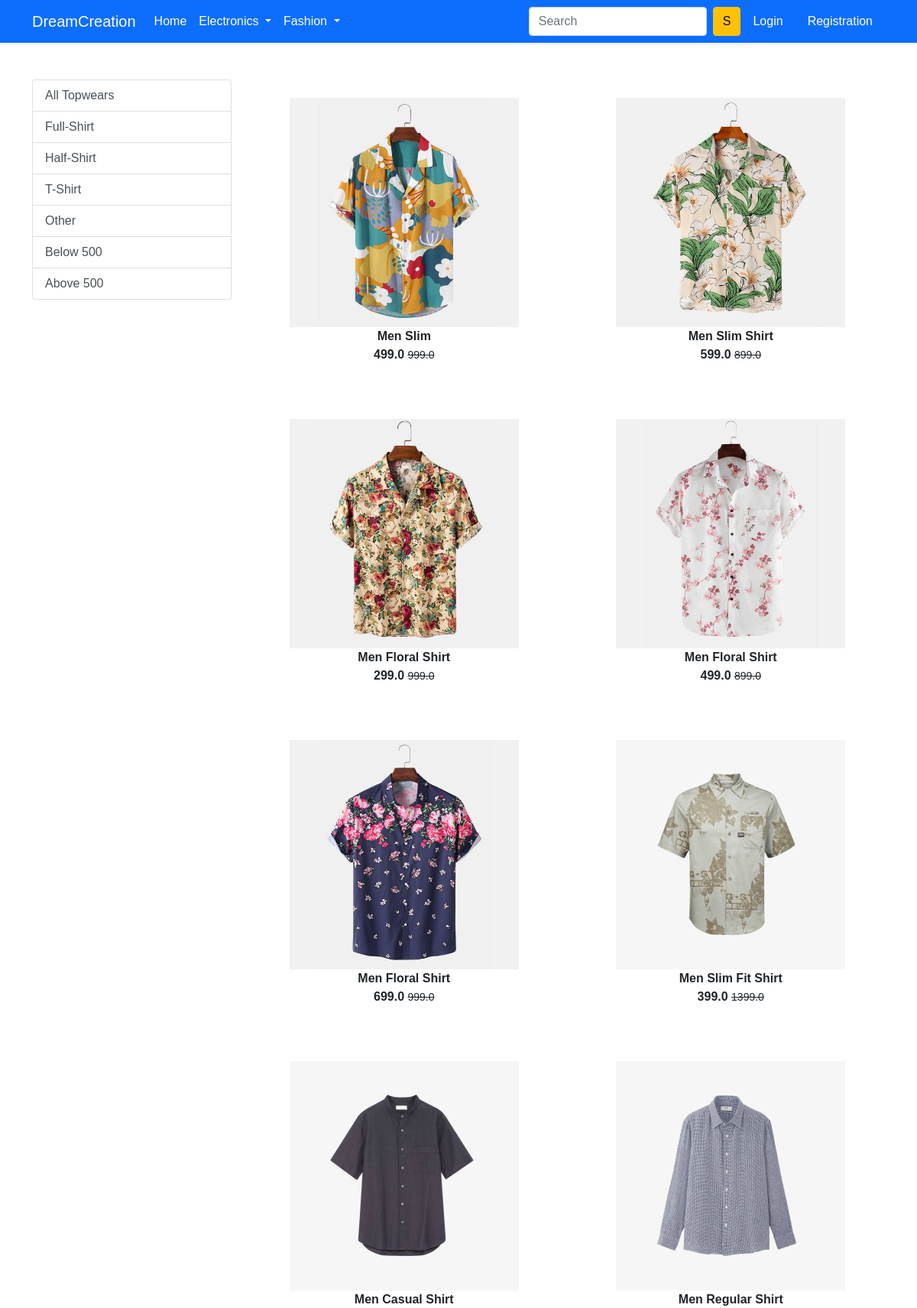
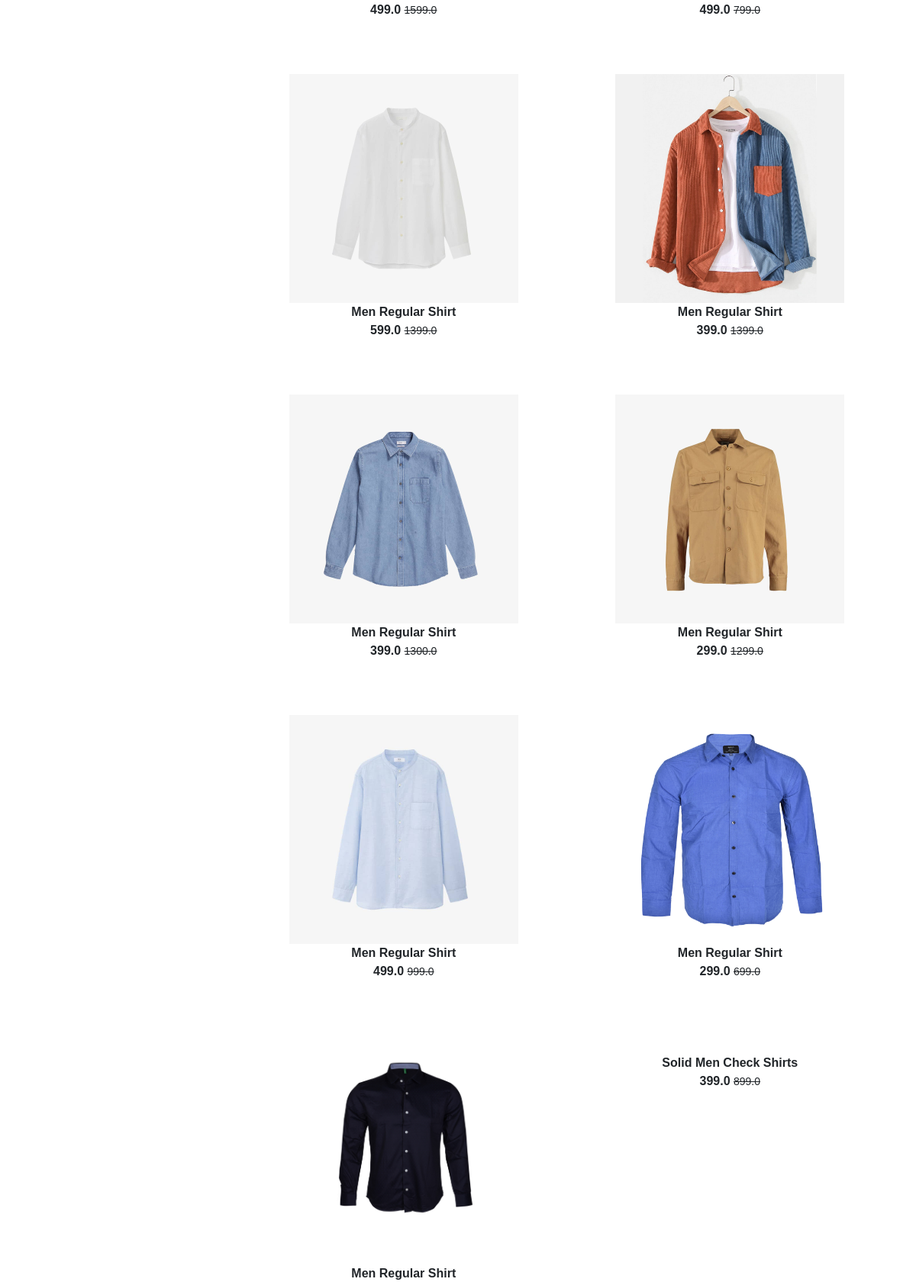
Screenshot of /topwear/ (upper part) with the database file from the repository (2 pictures, top to bottom).
### app/models.py (models this page shows, shortened)
class Product(models.Model):
    title=models.CharField(max_length=100)
    selling_price=models.FloatField()
    discounted_price=models.FloatField()
    description=models.TextField()
    brand=models.CharField(max_length=100)
    category=models.CharField(choices=CATEGORY_CHOICES,max_length=2)
    product_image=models.ImageField(upload_to='productimg')

### app/views.py (the view)
# urls.py: path('topwear/', views.topwear, name='topwear'),
def topwear(request,data=None):
    if data==None:
        topwears = Product.objects.filter(category='TW')
    elif data == 'Full-shirt' or data == 'Half-shirt' or data == 'T-shirt' or data == 'Other':
        topwears = Product.objects.filter(category='TW').filter(brand=data)
    elif data == 'Below':
        topwears = Product.objects.filter(category='TW').filter(discounted_price__lt=500)
    elif data == 'Above':
        topwears = Product.objects.filter(category='TW').filter(discounted_price__gt=500)
    return render(request, 'app/topwear.html',{'topwears':topwears})

### app/templates/app/topwear.html (shortened to what this page needs)
{% extends 'app/base.html' %}
{% load static %}
{% block main-content %}
<div class="container my-5">
 <div class="row">
  <div class="col-sm-3">
   <div class="list-group">
    <a href="{% url 'topwear' %}" class="list-group-item list-group-item-action" aria-current="true">All Topwears</a>
    <a href="{% url 'topweardata' 'Full-shirt' %}" class="list-group-item list-group-item-action" aria-current="true">Full-Shirt</a>
    <a href="{% url 'topweardata' 'Half-shirt' %}" class="list-group-item list-group-item-action" aria-current="true">Half-Shirt</a>
    <a href="{% url 'topweardata' 'T-shirt' %}" class="list-group-item list-group-item-action" aria-current="true">T-Shirt</a>
    <a href="{% url 'topweardata' 'Other' %}" class="list-group-item list-group-item-action" aria-current="true">Other</a>
    <a href="{% url 'topweardata' 'Below' %}" class="list-group-item list-group-item-action" aria-current="true">Below 500</a>
    <a href="{% url 'topweardata' 'Above' %}" class="list-group-item list-group-item-action" aria-current="true">Above 500</a>
   </div>
  </div>
  <div class="col-sm-9 ">
   <div class="row " >
    {% for t in topwears %}
    <div class="col-sm-6 text-center mb-5 ">
        <a href="{% url 'product-detail' t.id %}" class="btn"></a>
        <div class="item">
            <img src="{{t.product_image.url}}" alt="" height="300" class="">
            <div class="fw-bold">{{t.title}}</div>
            <div class="fw-bold">{{t.discounted_price}} <small class="fw-light text-decoration-line-through">{{t.selling_price}}</small>
            </div>
        </div>
    </div>
    {% endfor %}
   </div>
  </div>
 </div>
</div>
{% endblock main-content %}

### app/static/app/css/style.css (style rules this page uses)
* { margin: 0; padding: 0; box-sizing: border-box; font-family: 'Spartan', sans-serif; }

### rows the page displays
Product: product_image (picture), title "Men Slim", discounted_price "499.0", selling_price "999.0"
Product: product_image (picture), title "Men Slim Shirt", discounted_price "599.0", selling_price "899.0"
Product: product_image (picture), title "Men Floral Shirt", discounted_price "299.0", selling_price "999.0"
Product: product_image (picture), title "Men Floral Shirt", discounted_price "499.0", selling_price "899.0"
Product: product_image (picture), title "Men Floral Shirt", discounted_price "699.0", selling_price "999.0"
Product: product_image (picture), title "Men Slim Fit Shirt", discounted_price "399.0", selling_price "1399.0"
Product: product_image (picture), title "Men Casual Shirt", discounted_price "499.0", selling_price "1599.0"
Product: product_image (picture), title "Men Regular Shirt", discounted_price "499.0", selling_price "799.0"
Product: product_image (picture), title "Men Regular Shirt", discounted_price "599.0", selling_price "1399.0"
Product: product_image (picture), title "Men Regular Shirt", discounted_price "399.0", selling_price "1399.0"
Product: product_image (picture), title "Men Regular Shirt", discounted_price "399.0", selling_price "1300.0"
Product: product_image (picture), title "Men Regular Shirt", discounted_price "299.0", selling_price "1299.0"
Product: product_image (picture), title "Men Regular Shirt", discounted_price "499.0", selling_price "999.0"
Product: product_image (picture), title "Men Regular Shirt", discounted_price "299.0", selling_price "699.0"
Product: product_image (picture), title "Men Regular Shirt"
Product: title "Solid Men Check Shirts", discounted_price "399.0", selling_price "899.0"
